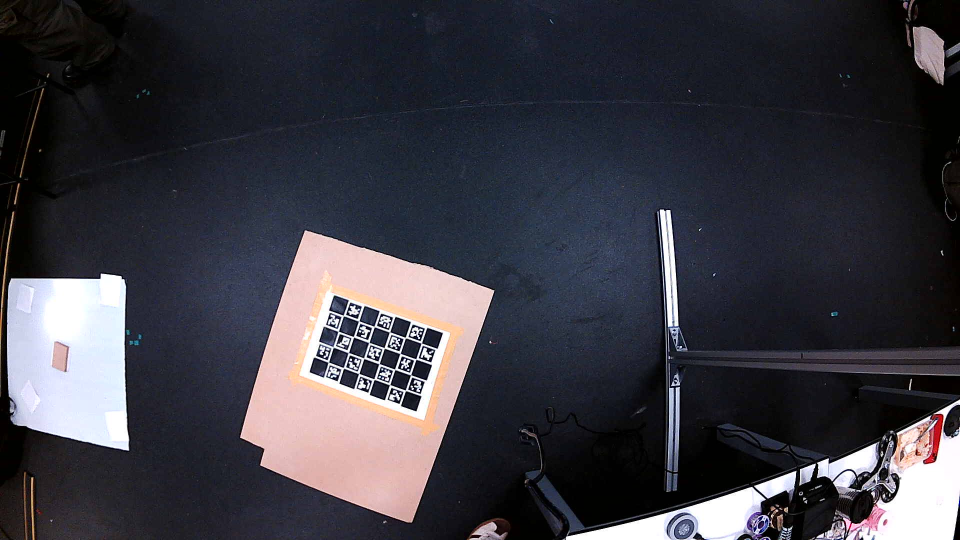
#> input picture workdir/images/WIN_20260107_12_47_05_Pro_01.jpg, 1920 x 1080 px, given in place of the camera (shown at 1/2 size)
$ python 'thermal camera test.py'
#> lines starting #> are read from the running program, lines starting #| are printed output that depends on the picture
import cv2
import numpy as np

# Try 0 first; if black screen try 1 or 2
CAMERA_INDEX = 1

cap = cv2.VideoCapture(CAMERA_INDEX, cv2.CAP_DSHOW)

if not cap.isOpened():
    raise RuntimeError("Could not open Arducam USB camera")

# Optional: set resolution
cap.set(cv2.CAP_PROP_FRAME_WIDTH, 640)
cap.set(cv2.CAP_PROP_FRAME_HEIGHT, 480)

while True:
    ret, frame = cap.read()
#> frame is the input picture: shape (1080, 1920, 3); mean B, G, R 66.6, 58.3, 59.4
    if not ret:
        break

    # Convert to grayscale (intensity ≈ heat proxy)
    gray = cv2.cvtColor(frame, cv2.COLOR_BGR2GRAY)
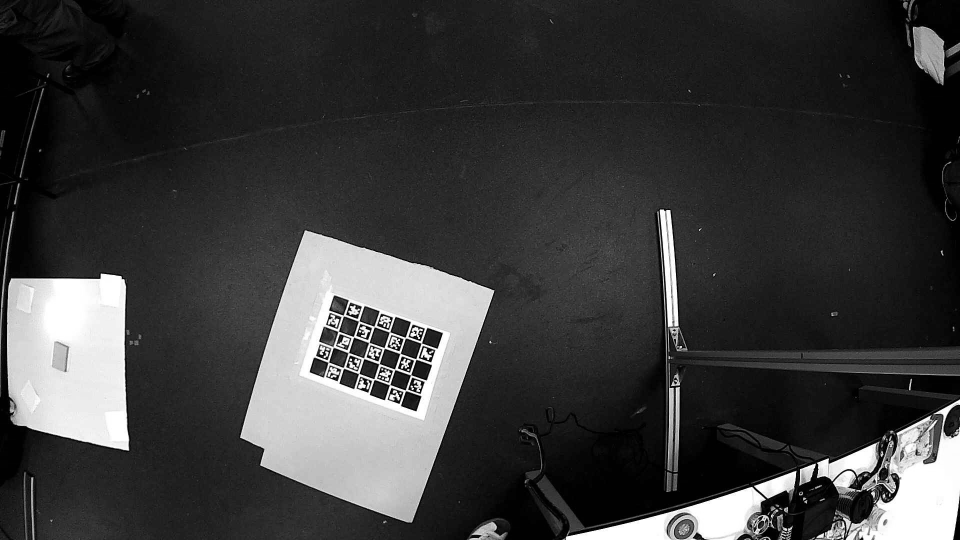
#> gray: shape (1080, 1920) (shown at 1/2 size); min 0, max 255, mean 59.6

    # Improve contrast
    gray = cv2.GaussianBlur(gray, (5, 5), 0)
    gray = cv2.normalize(gray, None, 0, 255, cv2.NORM_MINMAX)

    # Apply thermal color map
    thermal = cv2.applyColorMap(gray, cv2.COLORMAP_JET)
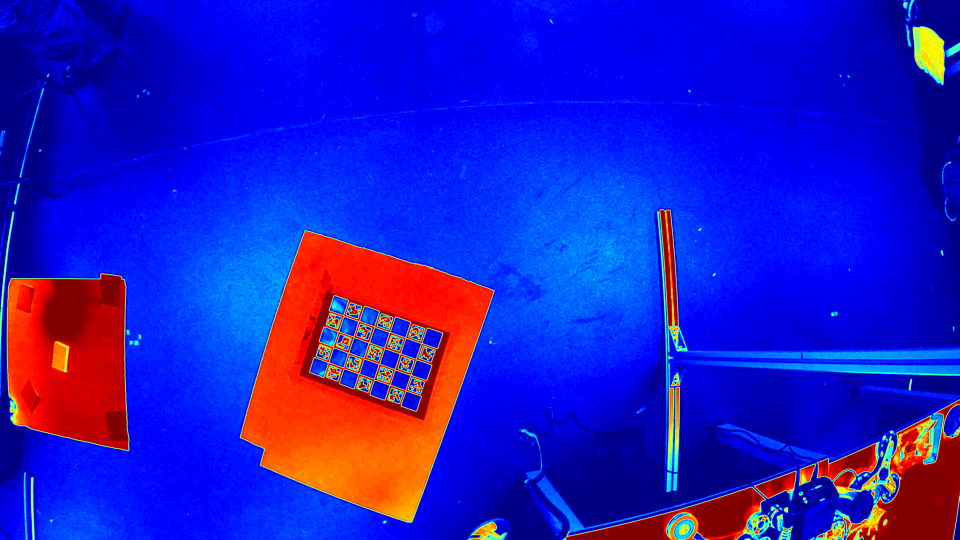
#> thermal: shape (1080, 1920, 3) (shown at 1/2 size); mean B, G, R 192.7, 27.3, 33.8

    # Show result
    cv2.imshow("Arducam Thermal View (Simulated)", thermal)

    # Exit with Q or ESC
    key = cv2.waitKey(1)
#> (key q is pressed here)
    if key == ord('q') or key == 27:
        break

cap.release()
cv2.destroyAllWindows()

$ run again, on workdir/images/WIN_20260107_12_47_11_Pro_02.jpg
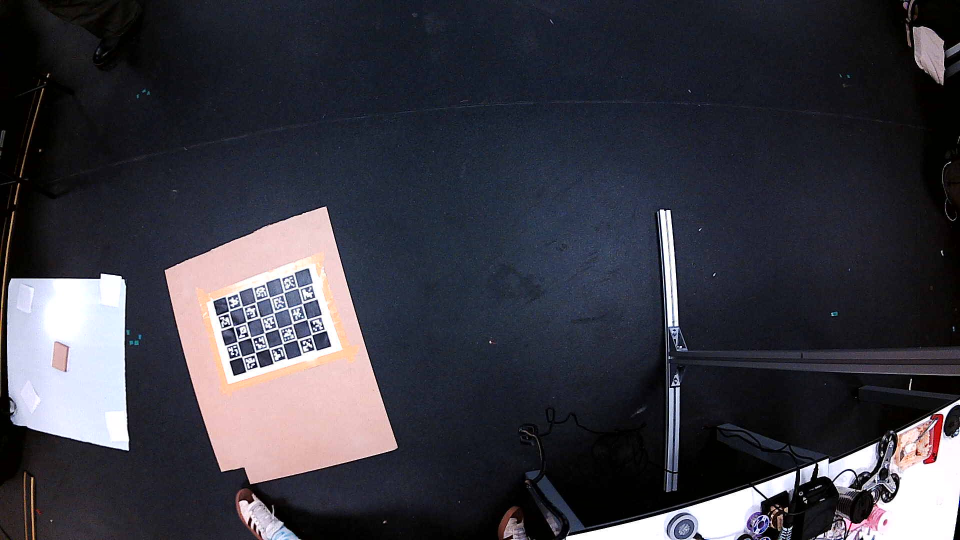
#> input picture workdir/images/WIN_20260107_12_47_11_Pro_02.jpg, 1920 x 1080 px, given in place of the camera (shown at 1/2 size)
#> frame is the input picture: shape (1080, 1920, 3); mean B, G, R 66.2, 57.2, 57.8
#> `gray = cv2.cvtColor(frame, cv2.COLOR_BGR2GRAY)`:
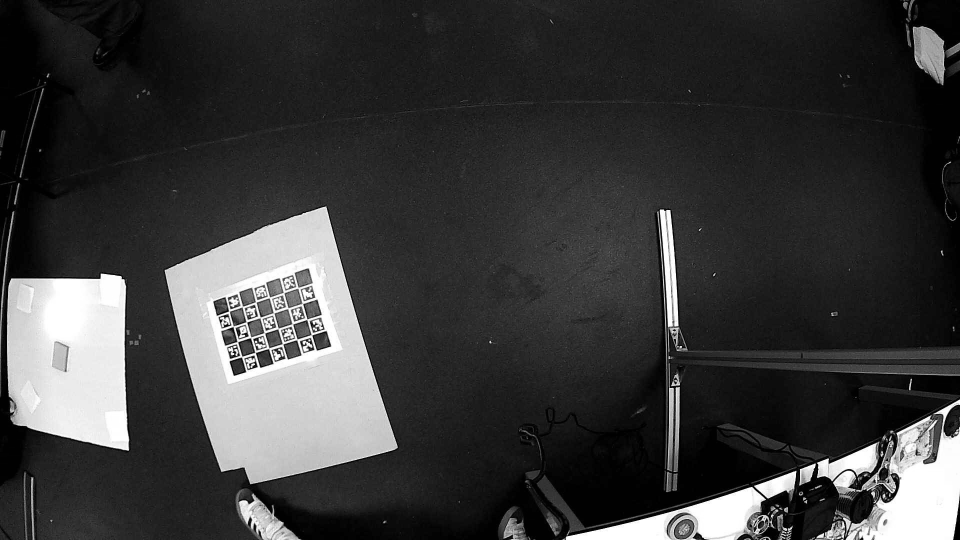
#> gray: shape (1080, 1920) (shown at 1/2 size); min 0, max 255, mean 58.4
#> `thermal = cv2.applyColorMap(gray, cv2.COLORMAP_JET)`:
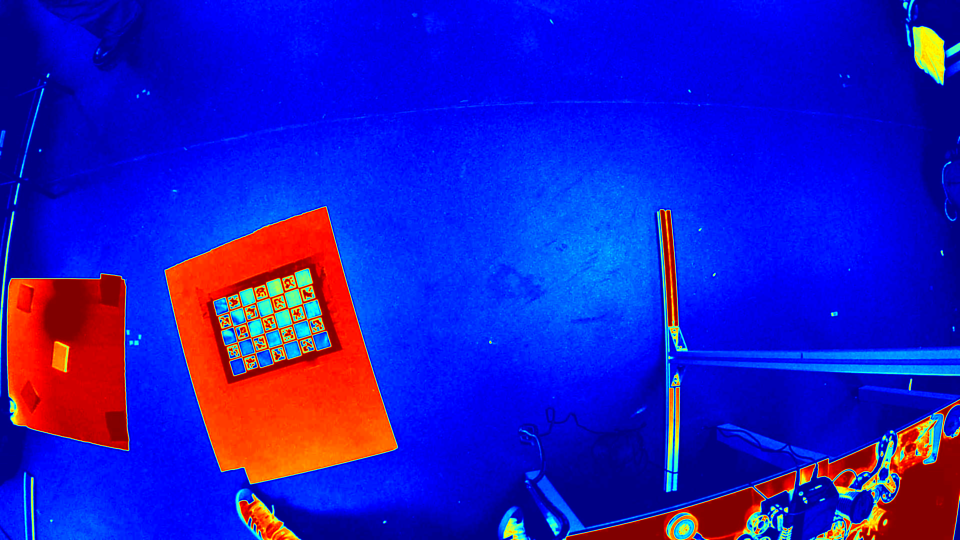
#> thermal: shape (1080, 1920, 3) (shown at 1/2 size); mean B, G, R 192.9, 25.5, 32.7

$ run again, on workdir/images/WIN_20260107_12_47_17_Pro_03.jpg
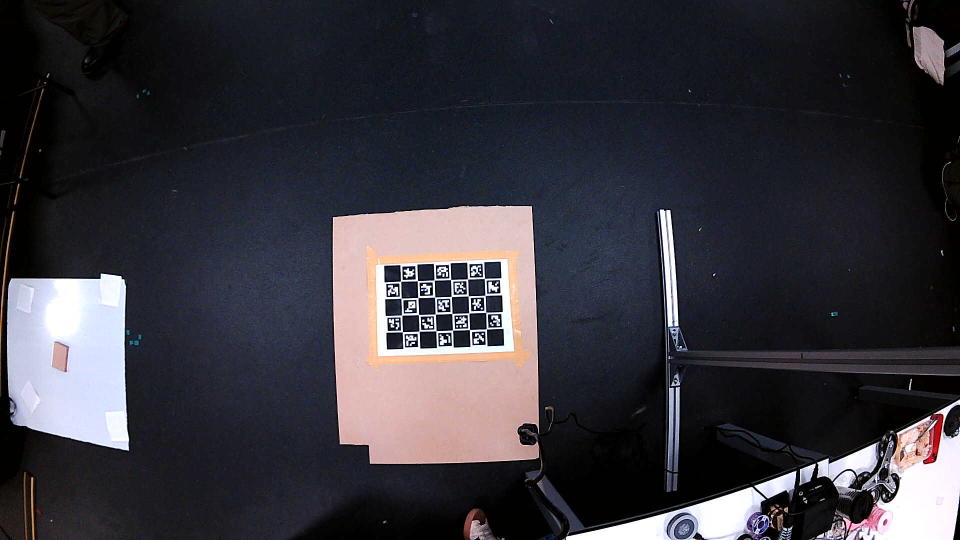
#> input picture workdir/images/WIN_20260107_12_47_17_Pro_03.jpg, 1920 x 1080 px, given in place of the camera (shown at 1/2 size)
#> frame is the input picture: shape (1080, 1920, 3); mean B, G, R 60.3, 53.6, 55.1
#> `gray = cv2.cvtColor(frame, cv2.COLOR_BGR2GRAY)`:
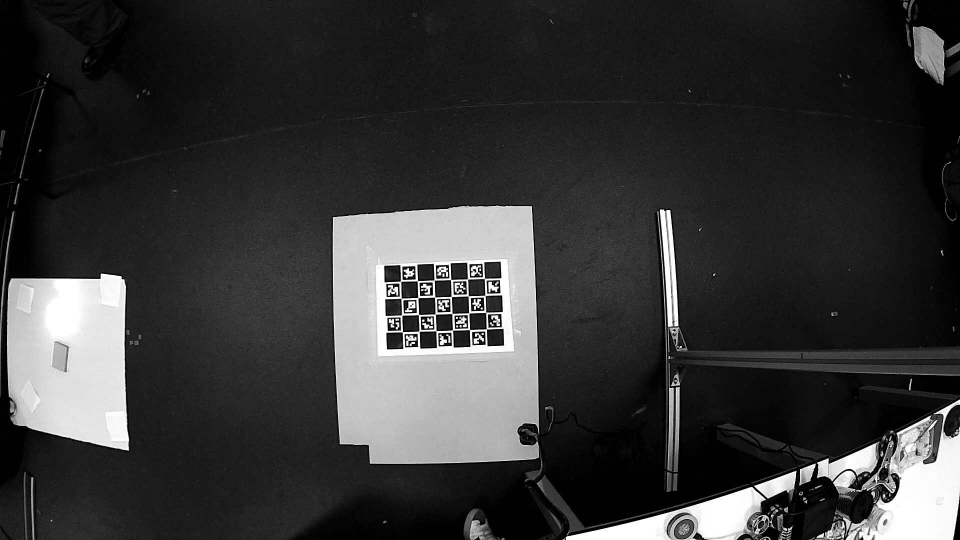
#> gray: shape (1080, 1920) (shown at 1/2 size); min 0, max 255, mean 54.8
#> `thermal = cv2.applyColorMap(gray, cv2.COLORMAP_JET)`:
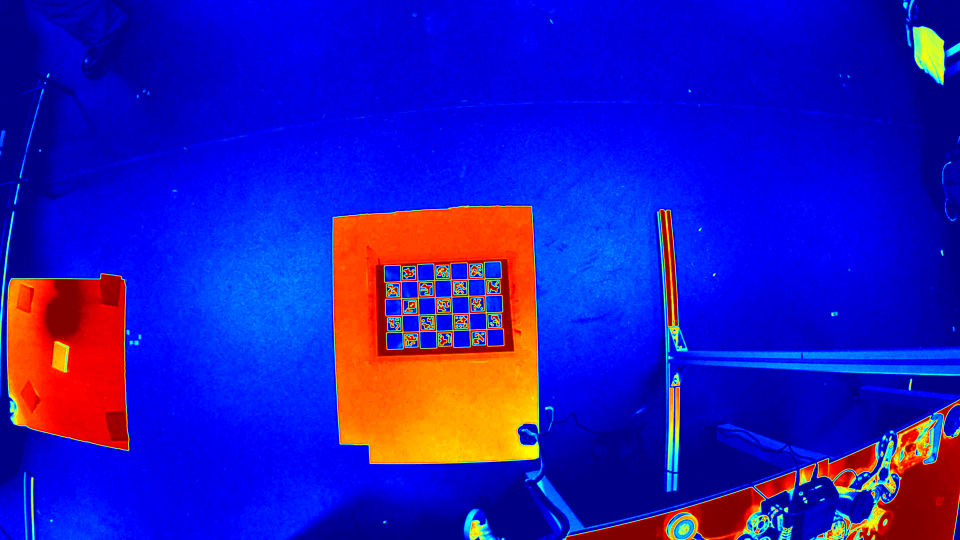
#> thermal: shape (1080, 1920, 3) (shown at 1/2 size); mean B, G, R 184.1, 24.5, 35.6

$ run again, on workdir/images/WIN_20260107_12_47_22_Pro_04.jpg
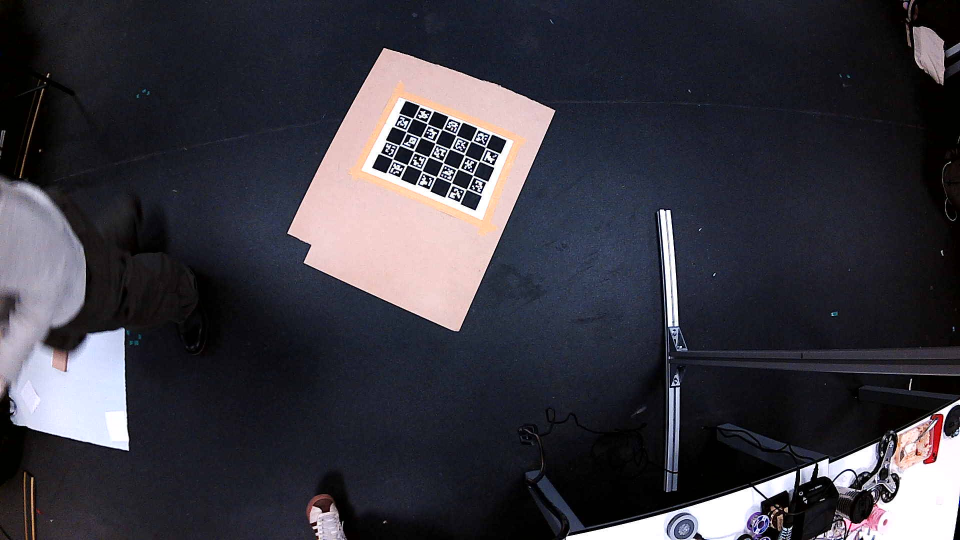
#> input picture workdir/images/WIN_20260107_12_47_22_Pro_04.jpg, 1920 x 1080 px, given in place of the camera (shown at 1/2 size)
#> frame is the input picture: shape (1080, 1920, 3); mean B, G, R 63.9, 55.3, 56.9
#> `gray = cv2.cvtColor(frame, cv2.COLOR_BGR2GRAY)`:
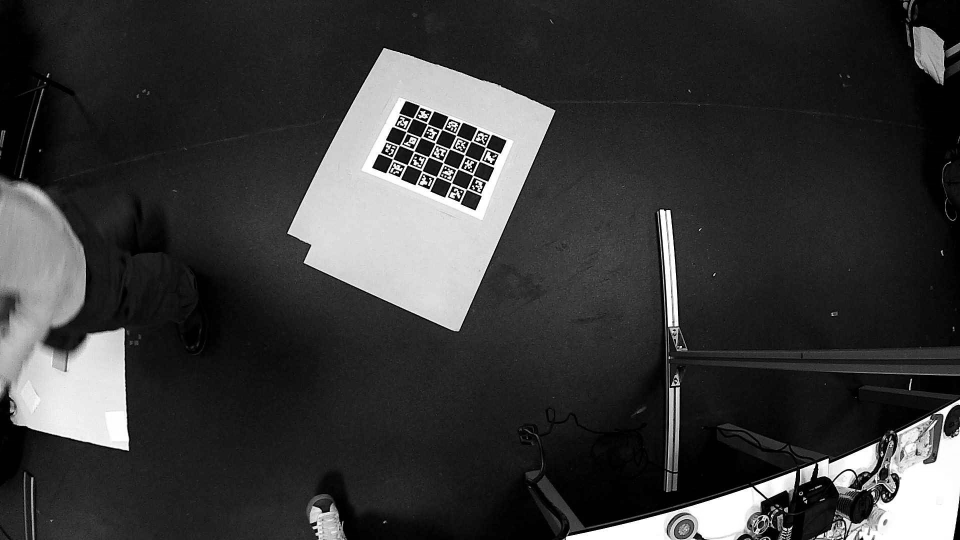
#> gray: shape (1080, 1920) (shown at 1/2 size); min 0, max 255, mean 56.7
#> `thermal = cv2.applyColorMap(gray, cv2.COLORMAP_JET)`:
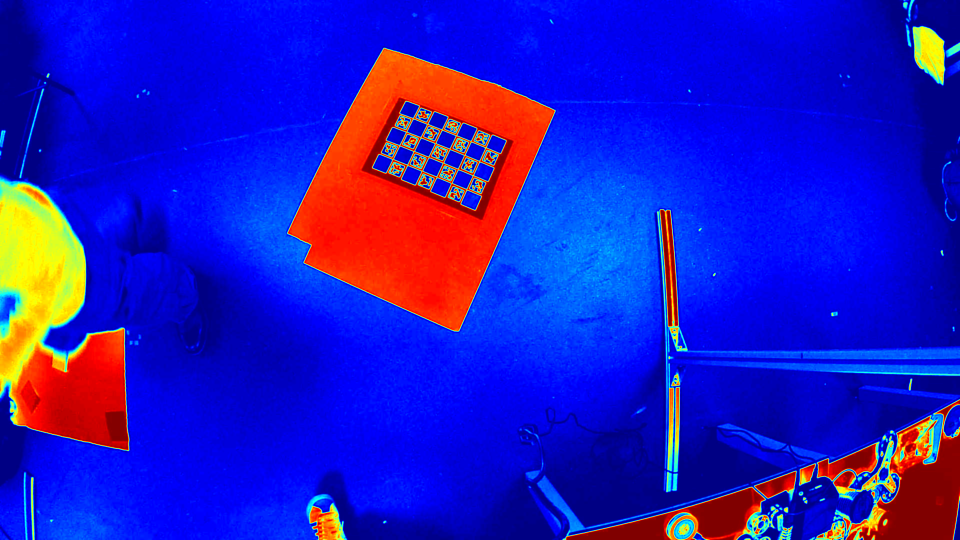
#> thermal: shape (1080, 1920, 3) (shown at 1/2 size); mean B, G, R 189.9, 25.2, 35.6
